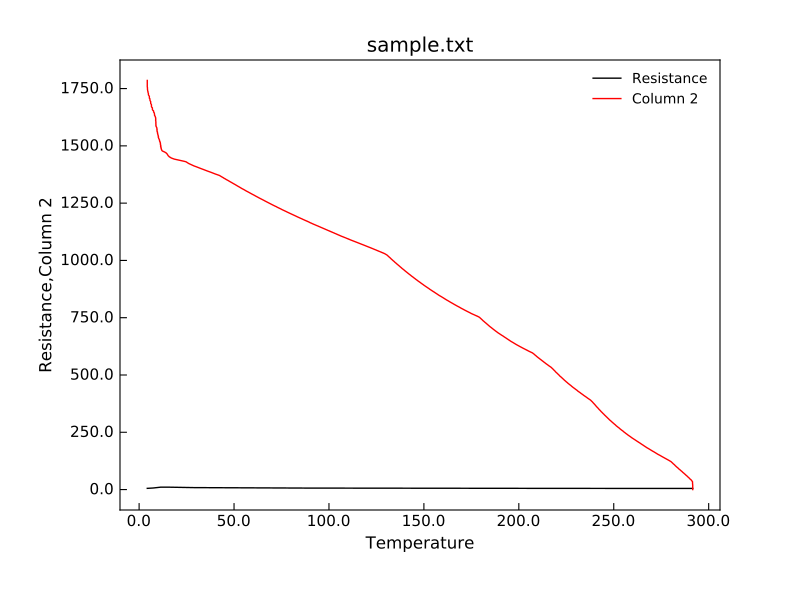

Write the Python code that produced this figure.
"""Plot data on a single y-axis."""
from Stoner import Data
p=Data("sample.txt",setas="xyy")
# Quick plot
p.plot()
